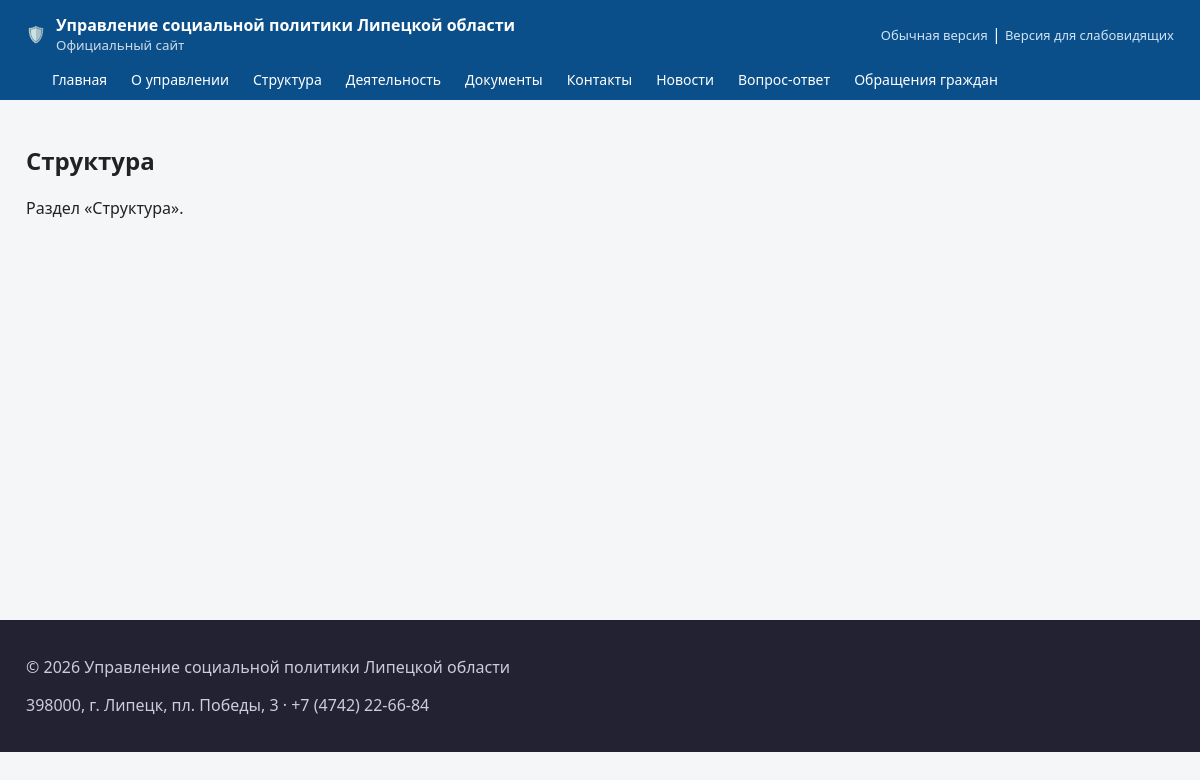
/page/2, run on the app's committed database.
### app/db.py (models this page shows, shortened)
class Setting(db.Model):
    __tablename__ = 'settings_params'
    id = db.Column(db.Integer, primary_key=True)
    name = db.Column(db.String(100), unique=True)
    title = db.Column(db.String(255))
    value = db.Column(db.Text)
    sort = db.Column(db.Integer, default=100)

class MenuItem(db.Model):
    __tablename__ = 'menu_items'
    id = db.Column(db.Integer, primary_key=True)
    title = db.Column(db.String(255), nullable=False)
    link = db.Column(db.String(255))
    parent_id = db.Column(db.Integer, db.ForeignKey('menu_items.id'))
    sort = db.Column(db.Integer, default=100)
    active = db.Column(db.Boolean, default=True)
    css = db.Column(db.String(64))
    children = db.relationship('MenuItem', backref=db.backref('parent', remote_side=[id]),
                               order_by='MenuItem.sort')

class Page(db.Model):
    __tablename__ = 'pages'
    id = db.Column(db.Integer, primary_key=True)
    title = db.Column(db.String(255), nullable=False)
    name = db.Column(db.String(255))            # alias / slug
    anons = db.Column(db.Text)
    body = db.Column(db.Text)
    parent_id = db.Column(db.Integer, db.ForeignKey('pages.id'))
    level = db.Column(db.Integer, default=0)
    lft = db.Column(db.Integer, default=0)
    rgt = db.Column(db.Integer, default=0)
    menu_enable = db.Column(db.Boolean, default=True)
    map_enable = db.Column(db.Boolean, default=True)
    redirect = db.Column(db.String(255))
    status = db.Column(db.SmallInteger, default=1)  # 1 — опубликовано
    author_id = db.Column(db.Integer)
    create_time = db.Column(db.DateTime, default=datetime.utcnow)
    update_time = db.Column(db.DateTime, default=datetime.utcnow, onupdate=datetime.utcnow)
    children = db.relationship('Page', backref=db.backref('parent', remote_side=[id]))

### app/frontend.py (the view)
@bp.route('/page/<int:page_id>')
def view_page(page_id):
    page = Page.query.get_or_404(page_id)
    if page.redirect:
        return redirect(page.redirect)
    return render_template('page.html', page=page)

### app/backend.py (called while the page is built)
@bp.app_context_processor
def inject_backend_menu():
    return {}

### app/frontend.py (called while the page is built)
def site_settings():
    return {s.name: s.value for s in Setting.query.all()}

@bp.app_context_processor
def inject_globals():
    return dict(
        main_menu=MenuItem.query.filter_by(active=True).order_by(MenuItem.sort).all(),
        settings=site_settings(),
    )

### templates/page.html (shortened to what this page needs)
{% extends 'base.html' %}
{% block content %}
<article class="page">
  <h1>{{ page.title }}</h1>
  <div class="body">{{ page.body | safe }}</div>
</article>
{% endblock %}

### templates/base.html (shortened to what this page needs)
<!DOCTYPE html>
<html lang="ru">
<head>
  <link rel="stylesheet" href="{{ url_for('static', filename='style.css') }}">
</head>
<body>
<header class="site-header">
  <div class="container header-row">
    <a class="logo" href="/">
      <span class="logo-emblem">🛡️</span>
      <span class="logo-text">
        <strong>{{ settings.get('site_name', 'Управление социальной политики Липецкой области') }}</strong>
        <small>Официальный сайт</small>
      </span>
    </a>
    <div class="version-switch">
      <a href="/?version=original">Обычная версия</a> |
      <a href="/?version=special">Версия для слабовидящих</a>
    </div>
  </div>
  <nav class="main-nav container">
    <ul>
      <li><a href="/">Главная</a></li>
      {% for item in main_menu %}
        <li><a href="{{ item.link or ('/page/' ~ item.id) }}">{{ item.title }}</a></li>
      {% endfor %}
      <li><a href="/news/">Новости</a></li>
      <li><a href="/faq/">Вопрос-ответ</a></li>
      <li><a href="/reception/">Обращения граждан</a></li>
    </ul>
  </nav>
</header>
<main class="container">
  {% block content %}{% endblock %}
</main>
<footer class="site-footer">
  <div class="container">
    <p>© {{ settings.get('year', '2026') }} {{ settings.get('site_name', 'Управление социальной политики Липецкой области') }}</p>
    <p>{{ settings.get('address', 'г. Липецк') }} · {{ settings.get('phone', '') }}</p>
  </div>
</footer>
</body>
</html>

### static/style.css (style rules this page uses)
* { box-sizing:border-box }
body { font-family:"Segoe UI",Roboto,Arial,sans-serif;margin:0;color:#222;background:#f5f6f8 }
.container { max-width:1180px;margin:0 auto;padding:0 16px }
.site-header { background:#0b4f8a;color:#fff }
.header-row { display:flex;justify-content:space-between;align-items:center;padding:14px 16px }
.logo { color:#fff;text-decoration:none;display:flex;gap:10px;align-items:center }
.logo-text small { display:block;font-weight:normal;opacity:.8 }
.version-switch a { color:#cfe3f5;text-decoration:none;font-size:13px }
.main-nav ul { list-style:none;display:flex;flex-wrap:wrap;gap:4px;margin:0;padding:0 16px 10px }
.main-nav a { color:#fff;text-decoration:none;padding:6px 10px;border-radius:4px;font-size:14px }
main.container { padding:24px 16px;min-height:60vh }
.site-footer { background:#223;margin-top:40px;color:#ccd;padding:20px 0 }

### data on the page
Setting: get "Управление социальной политики Липецкой области"
MenuItem: title "О управлении"
MenuItem: title "Структура"
MenuItem: title "Деятельность"
MenuItem: title "Документы"
MenuItem: title "Контакты"
Page: title "Структура", body "Раздел «Структура»."
Setting: get "398000, г. Липецк, пл. Победы, 3"
Setting: get "+7 (4742) 22-66-84"

### other printed values
{{ settings.get('year', '2026') }} "2026"
